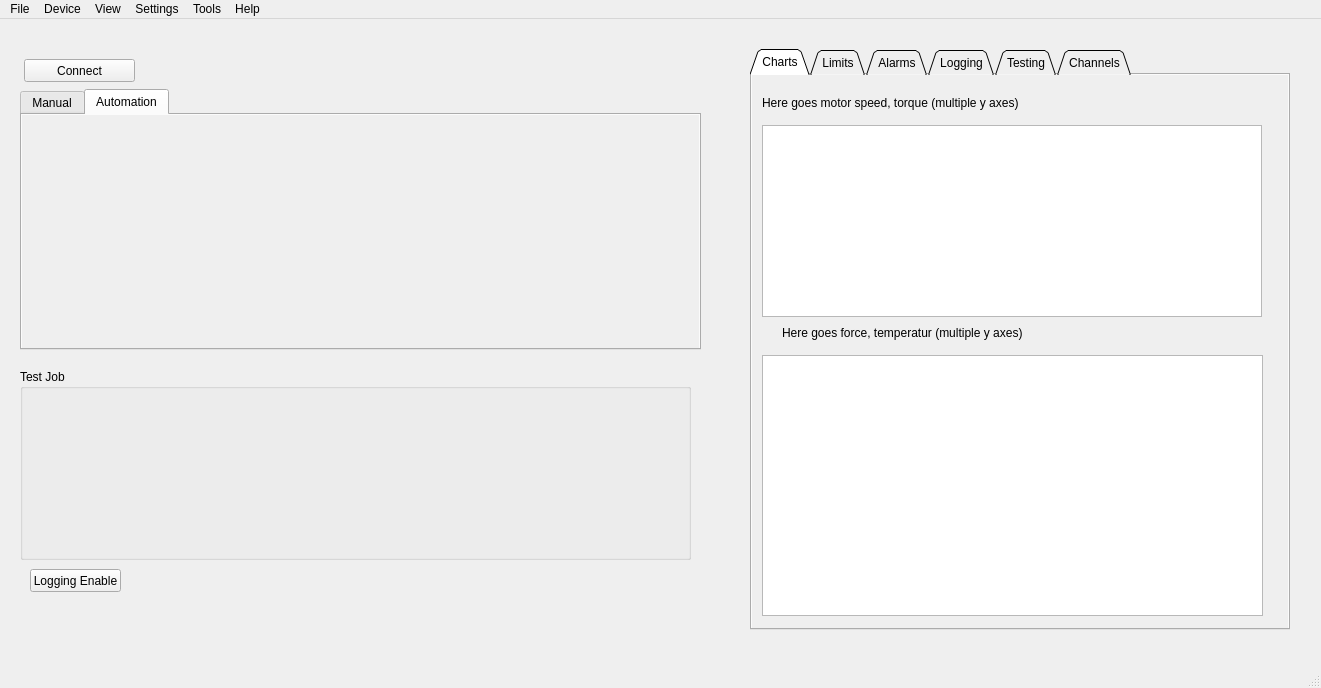
<?xml version="1.0" encoding="UTF-8"?>
<ui version="4.0">
 <class>MainWindow</class>
 <widget class="QMainWindow" name="MainWindow">
  <property name="geometry">
   <rect>
    <x>0</x>
    <y>0</y>
    <width>1321</width>
    <height>688</height>
   </rect>
  </property>
  <property name="windowTitle">
   <string>MainWindow</string>
  </property>
  <widget class="QWidget" name="centralwidget">
   <widget class="QPushButton" name="connectButton">
    <property name="geometry">
     <rect>
      <x>24</x>
      <y>40</y>
      <width>111</width>
      <height>23</height>
     </rect>
    </property>
    <property name="toolTip">
     <string>&lt;html&gt;&lt;head/&gt;&lt;body&gt;&lt;p&gt;Connect to the VFD&lt;/p&gt;&lt;/body&gt;&lt;/html&gt;</string>
    </property>
    <property name="text">
     <string>Connect</string>
    </property>
   </widget>
   <widget class="QTabWidget" name="tabWidget">
    <property name="geometry">
     <rect>
      <x>750</x>
      <y>30</y>
      <width>540</width>
      <height>581</height>
     </rect>
    </property>
    <property name="autoFillBackground">
     <bool>true</bool>
    </property>
    <property name="tabPosition">
     <enum>QTabWidget::North</enum>
    </property>
    <property name="tabShape">
     <enum>QTabWidget::Triangular</enum>
    </property>
    <property name="currentIndex">
     <number>0</number>
    </property>
    <property name="documentMode">
     <bool>false</bool>
    </property>
    <widget class="QWidget" name="chartsTab">
     <property name="autoFillBackground">
      <bool>true</bool>
     </property>
     <attribute name="title">
      <string>Charts</string>
     </attribute>
     <widget class="QLabel" name="label_3">
      <property name="geometry">
       <rect>
        <x>10</x>
        <y>20</y>
        <width>500</width>
        <height>16</height>
       </rect>
      </property>
      <property name="text">
       <string>Here goes motor speed, torque (multiple y axes)</string>
      </property>
     </widget>
     <widget class="QGraphicsView" name="firstChartView">
      <property name="geometry">
       <rect>
        <x>10</x>
        <y>50</y>
        <width>500</width>
        <height>192</height>
       </rect>
      </property>
     </widget>
     <widget class="QLabel" name="label_10">
      <property name="geometry">
       <rect>
        <x>30</x>
        <y>250</y>
        <width>481</width>
        <height>16</height>
       </rect>
      </property>
      <property name="text">
       <string>Here goes force, temperatur (multiple y axes)</string>
      </property>
     </widget>
     <widget class="QGraphicsView" name="secondChartView">
      <property name="geometry">
       <rect>
        <x>10</x>
        <y>280</y>
        <width>501</width>
        <height>261</height>
       </rect>
      </property>
     </widget>
    </widget>
    <widget class="QWidget" name="limitsTab">
     <property name="autoFillBackground">
      <bool>true</bool>
     </property>
     <attribute name="title">
      <string>Limits</string>
     </attribute>
     <widget class="QLabel" name="label_11">
      <property name="geometry">
       <rect>
        <x>50</x>
        <y>30</y>
        <width>331</width>
        <height>61</height>
       </rect>
      </property>
      <property name="text">
       <string>&lt;html&gt;&lt;head/&gt;&lt;body&gt;&lt;p&gt;#TODO:&lt;/p&gt;&lt;p&gt;Limit for speed, torque, temperature&lt;/p&gt;&lt;/body&gt;&lt;/html&gt;</string>
      </property>
     </widget>
    </widget>
    <widget class="QWidget" name="alarmsTab">
     <property name="autoFillBackground">
      <bool>true</bool>
     </property>
     <attribute name="title">
      <string>Alarms</string>
     </attribute>
     <widget class="QTextEdit" name="alarmsEdit">
      <property name="geometry">
       <rect>
        <x>10</x>
        <y>10</y>
        <width>511</width>
        <height>541</height>
       </rect>
      </property>
      <property name="readOnly">
       <bool>true</bool>
      </property>
      <property name="html">
       <string>&lt;!DOCTYPE HTML PUBLIC &quot;-//W3C//DTD HTML 4.0//EN&quot; &quot;http://www.w3.org/TR/REC-html40/strict.dtd&quot;&gt;
&lt;html&gt;&lt;head&gt;&lt;meta name=&quot;qrichtext&quot; content=&quot;1&quot; /&gt;&lt;style type=&quot;text/css&quot;&gt;
p, li { white-space: pre-wrap; }
&lt;/style&gt;&lt;/head&gt;&lt;body style=&quot; font-family:'MS Shell Dlg 2'; font-size:8.25pt; font-weight:400; font-style:normal;&quot;&gt;
&lt;p style=&quot; margin-top:0px; margin-bottom:0px; margin-left:0px; margin-right:0px; -qt-block-indent:0; text-indent:0px;&quot;&gt;&lt;span style=&quot; font-family:'MS Shell Dlg 2';&quot;&gt;#TODO:&lt;/span&gt;&lt;/p&gt;
&lt;p style=&quot; margin-top:0px; margin-bottom:0px; margin-left:0px; margin-right:0px; -qt-block-indent:0; text-indent:0px;&quot;&gt;&lt;span style=&quot; font-family:'MS Shell Dlg 2';&quot;&gt;Alarm history goes here&lt;/span&gt;&lt;/p&gt;&lt;/body&gt;&lt;/html&gt;</string>
      </property>
     </widget>
    </widget>
    <widget class="QWidget" name="loggingTab">
     <attribute name="title">
      <string>Logging</string>
     </attribute>
     <widget class="QListView" name="dataDumpView">
      <property name="geometry">
       <rect>
        <x>10</x>
        <y>290</y>
        <width>241</width>
        <height>192</height>
       </rect>
      </property>
     </widget>
     <widget class="QLabel" name="label">
      <property name="geometry">
       <rect>
        <x>10</x>
        <y>270</y>
        <width>61</width>
        <height>16</height>
       </rect>
      </property>
      <property name="text">
       <string>Data dumps</string>
      </property>
     </widget>
     <widget class="QLabel" name="label_2">
      <property name="geometry">
       <rect>
        <x>280</x>
        <y>290</y>
        <width>71</width>
        <height>16</height>
       </rect>
      </property>
      <property name="text">
       <string>Log rate [Hz]</string>
      </property>
     </widget>
     <widget class="QSpinBox" name="logRateSpinbox">
      <property name="geometry">
       <rect>
        <x>350</x>
        <y>290</y>
        <width>42</width>
        <height>22</height>
       </rect>
      </property>
      <property name="toolTip">
       <string>&lt;html&gt;&lt;head/&gt;&lt;body&gt;&lt;p&gt;How often data are saved per second&lt;/p&gt;&lt;/body&gt;&lt;/html&gt;</string>
      </property>
      <property name="buttonSymbols">
       <enum>QAbstractSpinBox::NoButtons</enum>
      </property>
      <property name="maximum">
       <number>100</number>
      </property>
     </widget>
     <widget class="QListView" name="avaiableChannelsView">
      <property name="geometry">
       <rect>
        <x>10</x>
        <y>50</y>
        <width>241</width>
        <height>192</height>
       </rect>
      </property>
     </widget>
     <widget class="QLabel" name="label_4">
      <property name="geometry">
       <rect>
        <x>10</x>
        <y>30</y>
        <width>91</width>
        <height>16</height>
       </rect>
      </property>
      <property name="text">
       <string>Avaiable channels</string>
      </property>
     </widget>
     <widget class="QListView" name="loggingChannelsView">
      <property name="geometry">
       <rect>
        <x>305</x>
        <y>50</y>
        <width>231</width>
        <height>192</height>
       </rect>
      </property>
     </widget>
     <widget class="QLabel" name="label_5">
      <property name="geometry">
       <rect>
        <x>300</x>
        <y>30</y>
        <width>90</width>
        <height>16</height>
       </rect>
      </property>
      <property name="text">
       <string>Logging channels</string>
      </property>
     </widget>
     <widget class="QToolButton" name="toLoggingChannelsButton">
      <property name="geometry">
       <rect>
        <x>270</x>
        <y>110</y>
        <width>23</width>
        <height>20</height>
       </rect>
      </property>
      <property name="toolTip">
       <string>Move selected channels to logging channel</string>
      </property>
      <property name="text">
       <string>&gt;&gt;</string>
      </property>
     </widget>
     <widget class="QToolButton" name="toAvaiableChannelsButton">
      <property name="geometry">
       <rect>
        <x>270</x>
        <y>140</y>
        <width>23</width>
        <height>20</height>
       </rect>
      </property>
      <property name="text">
       <string>&lt;&lt;</string>
      </property>
     </widget>
     <widget class="QPushButton" name="createReportButton">
      <property name="geometry">
       <rect>
        <x>10</x>
        <y>490</y>
        <width>75</width>
        <height>23</height>
       </rect>
      </property>
      <property name="toolTip">
       <string>Create a single report file from the data dumps</string>
      </property>
      <property name="text">
       <string>Create report</string>
      </property>
     </widget>
    </widget>
    <widget class="QWidget" name="testTab">
     <attribute name="title">
      <string>Testing</string>
     </attribute>
     <widget class="QTableView" name="tableView">
      <property name="geometry">
       <rect>
        <x>20</x>
        <y>70</y>
        <width>256</width>
        <height>192</height>
       </rect>
      </property>
     </widget>
     <widget class="QTableView" name="tableView_2">
      <property name="geometry">
       <rect>
        <x>290</x>
        <y>70</y>
        <width>256</width>
        <height>192</height>
       </rect>
      </property>
     </widget>
     <widget class="QLabel" name="label_7">
      <property name="geometry">
       <rect>
        <x>20</x>
        <y>20</y>
        <width>521</width>
        <height>16</height>
       </rect>
      </property>
      <property name="text">
       <string>Testing page for experiementell features</string>
      </property>
     </widget>
    </widget>
    <widget class="QWidget" name="channelsTab">
     <attribute name="title">
      <string>Channels</string>
     </attribute>
     <widget class="QTableView" name="channelsView">
      <property name="geometry">
       <rect>
        <x>20</x>
        <y>40</y>
        <width>291</width>
        <height>511</height>
       </rect>
      </property>
     </widget>
     <widget class="QLabel" name="label_6">
      <property name="geometry">
       <rect>
        <x>20</x>
        <y>20</y>
        <width>521</width>
        <height>16</height>
       </rect>
      </property>
      <property name="text">
       <string>User can change channel's name</string>
      </property>
     </widget>
    </widget>
   </widget>
   <widget class="QTabWidget" name="tabWidget_2">
    <property name="geometry">
     <rect>
      <x>20</x>
      <y>70</y>
      <width>681</width>
      <height>261</height>
     </rect>
    </property>
    <property name="autoFillBackground">
     <bool>true</bool>
    </property>
    <property name="currentIndex">
     <number>1</number>
    </property>
    <widget class="QWidget" name="manualTab">
     <property name="toolTip">
      <string>Manual control mode</string>
     </property>
     <property name="autoFillBackground">
      <bool>true</bool>
     </property>
     <attribute name="title">
      <string>Manual</string>
     </attribute>
     <widget class="VFDEditor" name="vfdEditor" native="true">
      <property name="geometry">
       <rect>
        <x>10</x>
        <y>10</y>
        <width>661</width>
        <height>221</height>
       </rect>
      </property>
     </widget>
    </widget>
    <widget class="QWidget" name="automationTab">
     <property name="toolTip">
      <string>Automatic control mode</string>
     </property>
     <property name="autoFillBackground">
      <bool>true</bool>
     </property>
     <attribute name="title">
      <string>Automation</string>
     </attribute>
     <widget class="TestSequencer" name="testSequencer" native="true">
      <property name="geometry">
       <rect>
        <x>10</x>
        <y>10</y>
        <width>651</width>
        <height>221</height>
       </rect>
      </property>
     </widget>
    </widget>
   </widget>
   <widget class="QGroupBox" name="groupBox">
    <property name="geometry">
     <rect>
      <x>20</x>
      <y>350</y>
      <width>671</width>
      <height>191</height>
     </rect>
    </property>
    <property name="title">
     <string>Test Job</string>
    </property>
    <widget class="JobEditor" name="jobEditor" native="true">
     <property name="geometry">
      <rect>
       <x>10</x>
       <y>20</y>
       <width>641</width>
       <height>161</height>
      </rect>
     </property>
    </widget>
   </widget>
   <widget class="QPushButton" name="loggingEnableButton">
    <property name="geometry">
     <rect>
      <x>30</x>
      <y>550</y>
      <width>91</width>
      <height>23</height>
     </rect>
    </property>
    <property name="toolTip">
     <string>Enable logging</string>
    </property>
    <property name="text">
     <string>Logging Enable</string>
    </property>
   </widget>
  </widget>
  <widget class="QMenuBar" name="menubar">
   <property name="geometry">
    <rect>
     <x>0</x>
     <y>0</y>
     <width>1321</width>
     <height>22</height>
    </rect>
   </property>
   <widget class="QMenu" name="menuView">
    <property name="title">
     <string>View</string>
    </property>
    <addaction name="actionViewConsole"/>
   </widget>
   <widget class="QMenu" name="menuOption">
    <property name="title">
     <string>Settings</string>
    </property>
    <addaction name="actionNetworkSettings"/>
   </widget>
   <widget class="QMenu" name="menuTools">
    <property name="title">
     <string>Tools</string>
    </property>
    <addaction name="actionTestProfiletChecker"/>
   </widget>
   <widget class="QMenu" name="menuHelps">
    <property name="title">
     <string>Help</string>
    </property>
    <addaction name="actionUITour"/>
    <addaction name="actionAbout"/>
   </widget>
   <widget class="QMenu" name="menuFile">
    <property name="title">
     <string>File</string>
    </property>
    <addaction name="actionExit"/>
   </widget>
   <widget class="QMenu" name="menuDevice">
    <property name="title">
     <string>Device</string>
    </property>
    <addaction name="actionVfdSetting"/>
    <addaction name="actionConnect"/>
    <addaction name="actionDisconnect"/>
   </widget>
   <addaction name="menuFile"/>
   <addaction name="menuDevice"/>
   <addaction name="menuView"/>
   <addaction name="menuOption"/>
   <addaction name="menuTools"/>
   <addaction name="menuHelps"/>
  </widget>
  <widget class="QStatusBar" name="statusbar"/>
  <action name="actionVfdSetting">
   <property name="icon">
    <iconset resource="resource.qrc">
     <normaloff>:/images/settings.png</normaloff>:/images/settings.png</iconset>
   </property>
   <property name="text">
    <string>VFD Setting</string>
   </property>
   <property name="toolTip">
    <string>Setting for VFD</string>
   </property>
  </action>
  <action name="actionViewConsole">
   <property name="icon">
    <iconset resource="resource.qrc">
     <normaloff>:/images/console.png</normaloff>:/images/console.png</iconset>
   </property>
   <property name="text">
    <string>Console</string>
   </property>
   <property name="toolTip">
    <string>Messages between host PC and VFD</string>
   </property>
  </action>
  <action name="actionTestProfiletChecker">
   <property name="icon">
    <iconset resource="resource.qrc">
     <normaloff>:/images/contra.png</normaloff>:/images/contra.png</iconset>
   </property>
   <property name="text">
    <string>Test Profile Checker</string>
   </property>
   <property name="toolTip">
    <string>Checker for test receipt</string>
   </property>
  </action>
  <action name="actionUITour">
   <property name="icon">
    <iconset resource="resource.qrc">
     <normaloff>:/images/tour.png</normaloff>:/images/tour.png</iconset>
   </property>
   <property name="text">
    <string>UI Tour</string>
   </property>
   <property name="toolTip">
    <string>A short guide how to navigate through UI</string>
   </property>
  </action>
  <action name="actionAbout">
   <property name="icon">
    <iconset resource="resource.qrc">
     <normaloff>:/images/question_mark.png</normaloff>:/images/question_mark.png</iconset>
   </property>
   <property name="text">
    <string>About</string>
   </property>
   <property name="toolTip">
    <string>Show this application about page</string>
   </property>
  </action>
  <action name="actionExit">
   <property name="icon">
    <iconset resource="resource.qrc">
     <normaloff>:/images/application-exit.png</normaloff>:/images/application-exit.png</iconset>
   </property>
   <property name="text">
    <string>Exit</string>
   </property>
  </action>
  <action name="actionConnect">
   <property name="icon">
    <iconset resource="resource.qrc">
     <normaloff>:/images/connect.png</normaloff>:/images/connect.png</iconset>
   </property>
   <property name="text">
    <string>Connect</string>
   </property>
  </action>
  <action name="actionDisconnect">
   <property name="icon">
    <iconset resource="resource.qrc">
     <normaloff>:/images/disconnect.png</normaloff>:/images/disconnect.png</iconset>
   </property>
   <property name="text">
    <string>Disconnect</string>
   </property>
  </action>
  <action name="actionNetworkSettings">
   <property name="icon">
    <iconset resource="resource.qrc">
     <normaloff>:/images/network.png</normaloff>:/images/network.png</iconset>
   </property>
   <property name="text">
    <string>Network</string>
   </property>
  </action>
 </widget>
 <customwidgets>
  <customwidget>
   <class>VFDEditor</class>
   <extends>QWidget</extends>
   <header>vfdeditor.h</header>
   <container>1</container>
  </customwidget>
  <customwidget>
   <class>JobEditor</class>
   <extends>QWidget</extends>
   <header>jobeditor.h</header>
   <container>1</container>
  </customwidget>
  <customwidget>
   <class>TestSequencer</class>
   <extends>QWidget</extends>
   <header>testsequencer.h</header>
   <container>1</container>
  </customwidget>
 </customwidgets>
 <resources>
  <include location="resource.qrc"/>
 </resources>
 <connections/>
</ui>
